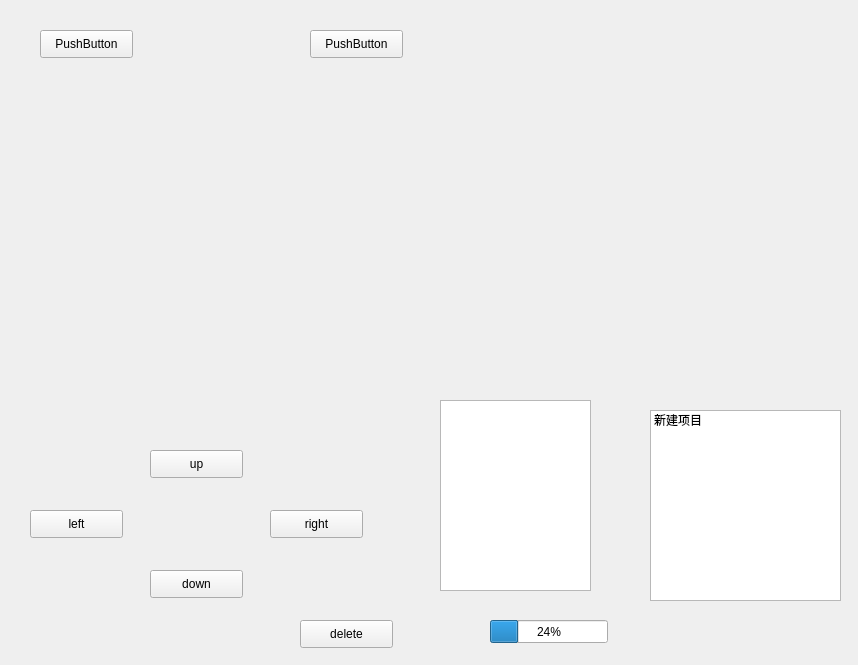
<?xml version="1.0" encoding="UTF-8"?>
<ui version="4.0">
 <class>Form</class>
 <widget class="QWidget" name="Form">
  <property name="geometry">
   <rect>
    <x>0</x>
    <y>0</y>
    <width>858</width>
    <height>665</height>
   </rect>
  </property>
  <property name="windowTitle">
   <string>Form</string>
  </property>
  <widget class="QListWidget" name="listWidget">
   <property name="geometry">
    <rect>
     <x>650</x>
     <y>410</y>
     <width>191</width>
     <height>191</height>
    </rect>
   </property>
   <item>
    <property name="text">
     <string>新建项目</string>
    </property>
   </item>
  </widget>
  <widget class="QListWidget" name="listWidget_2">
   <property name="geometry">
    <rect>
     <x>440</x>
     <y>400</y>
     <width>151</width>
     <height>191</height>
    </rect>
   </property>
  </widget>
  <widget class="QPushButton" name="pushButton">
   <property name="geometry">
    <rect>
     <x>150</x>
     <y>450</y>
     <width>93</width>
     <height>28</height>
    </rect>
   </property>
   <property name="text">
    <string>up</string>
   </property>
  </widget>
  <widget class="QPushButton" name="pushButton_2">
   <property name="geometry">
    <rect>
     <x>30</x>
     <y>510</y>
     <width>93</width>
     <height>28</height>
    </rect>
   </property>
   <property name="text">
    <string>left</string>
   </property>
  </widget>
  <widget class="QPushButton" name="pushButton_3">
   <property name="geometry">
    <rect>
     <x>270</x>
     <y>510</y>
     <width>93</width>
     <height>28</height>
    </rect>
   </property>
   <property name="text">
    <string>right</string>
   </property>
  </widget>
  <widget class="QPushButton" name="pushButton_4">
   <property name="geometry">
    <rect>
     <x>150</x>
     <y>570</y>
     <width>93</width>
     <height>28</height>
    </rect>
   </property>
   <property name="text">
    <string>down</string>
   </property>
  </widget>
  <widget class="QPushButton" name="pushButton_5">
   <property name="geometry">
    <rect>
     <x>40</x>
     <y>30</y>
     <width>93</width>
     <height>28</height>
    </rect>
   </property>
   <property name="text">
    <string>PushButton</string>
   </property>
  </widget>
  <widget class="QPushButton" name="pushButton_6">
   <property name="geometry">
    <rect>
     <x>310</x>
     <y>30</y>
     <width>93</width>
     <height>28</height>
    </rect>
   </property>
   <property name="text">
    <string>PushButton</string>
   </property>
  </widget>
  <widget class="QPushButton" name="pushButton_7">
   <property name="geometry">
    <rect>
     <x>300</x>
     <y>620</y>
     <width>93</width>
     <height>28</height>
    </rect>
   </property>
   <property name="text">
    <string>delete</string>
   </property>
  </widget>
  <widget class="QProgressBar" name="progressBar">
   <property name="geometry">
    <rect>
     <x>490</x>
     <y>620</y>
     <width>118</width>
     <height>23</height>
    </rect>
   </property>
   <property name="value">
    <number>24</number>
   </property>
  </widget>
  <widget class="QWidget" name="verticalLayoutWidget">
   <property name="geometry">
    <rect>
     <x>60</x>
     <y>90</y>
     <width>671</width>
     <height>301</height>
    </rect>
   </property>
   <layout class="QVBoxLayout" name="verticalLayout"/>
  </widget>
 </widget>
 <resources/>
 <connections/>
</ui>
